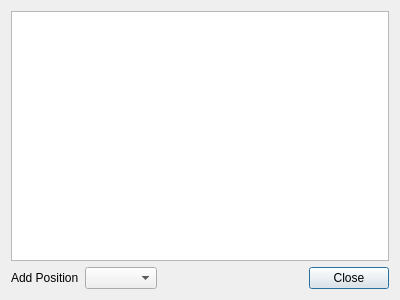
<?xml version="1.0" encoding="UTF-8"?>
<ui version="4.0">
 <class>DlgRegularSingers</class>
 <widget class="QDialog" name="DlgRegularSingers">
  <property name="geometry">
   <rect>
    <x>0</x>
    <y>0</y>
    <width>400</width>
    <height>300</height>
   </rect>
  </property>
  <property name="windowTitle">
   <string>Regular Singers</string>
  </property>
  <layout class="QVBoxLayout" name="verticalLayout">
   <item>
    <widget class="QTableView" name="tableViewRegulars">
     <property name="focusPolicy">
      <enum>Qt::ClickFocus</enum>
     </property>
     <property name="selectionMode">
      <enum>QAbstractItemView::SingleSelection</enum>
     </property>
     <property name="selectionBehavior">
      <enum>QAbstractItemView::SelectRows</enum>
     </property>
     <attribute name="horizontalHeaderCascadingSectionResizes">
      <bool>true</bool>
     </attribute>
     <attribute name="horizontalHeaderStretchLastSection">
      <bool>false</bool>
     </attribute>
     <attribute name="verticalHeaderVisible">
      <bool>false</bool>
     </attribute>
    </widget>
   </item>
   <item>
    <layout class="QHBoxLayout" name="horizontalLayout">
     <property name="topMargin">
      <number>0</number>
     </property>
     <item>
      <widget class="QLabel" name="label">
       <property name="text">
        <string>Add Position</string>
       </property>
      </widget>
     </item>
     <item>
      <widget class="QComboBox" name="comboBoxAddPos"/>
     </item>
     <item>
      <spacer name="horizontalSpacer">
       <property name="orientation">
        <enum>Qt::Horizontal</enum>
       </property>
       <property name="sizeHint" stdset="0">
        <size>
         <width>40</width>
         <height>20</height>
        </size>
       </property>
      </spacer>
     </item>
     <item>
      <widget class="QPushButton" name="btnClose">
       <property name="text">
        <string>Close</string>
       </property>
      </widget>
     </item>
    </layout>
   </item>
  </layout>
 </widget>
 <resources/>
 <connections/>
</ui>
